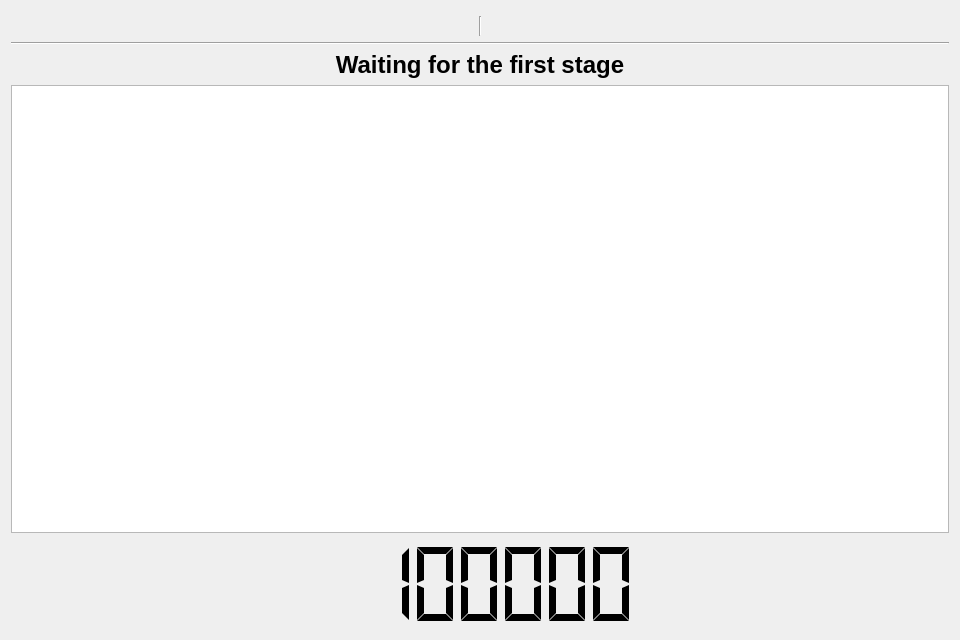
<?xml version="1.0" encoding="UTF-8"?>
<ui version="4.0">
 <class>ClockWindow</class>
 <widget class="QMainWindow" name="ClockWindow">
  <property name="geometry">
   <rect>
    <x>0</x>
    <y>0</y>
    <width>960</width>
    <height>640</height>
   </rect>
  </property>
  <property name="minimumSize">
   <size>
    <width>720</width>
    <height>405</height>
   </size>
  </property>
  <property name="windowTitle">
   <string>Fightclub Client Clock Window</string>
  </property>
  <property name="locale">
   <locale language="English" country="UnitedStates"/>
  </property>
  <widget class="QWidget" name="centralWidget">
   <layout class="QVBoxLayout" name="verticalLayout">
    <item>
     <spacer name="verticalSpacer">
      <property name="orientation">
       <enum>Qt::Vertical</enum>
      </property>
      <property name="sizeType">
       <enum>QSizePolicy::Fixed</enum>
      </property>
      <property name="sizeHint" stdset="0">
       <size>
        <width>20</width>
        <height>5</height>
       </size>
      </property>
     </spacer>
    </item>
    <item>
     <layout class="QHBoxLayout" name="horizontalLayout">
      <item>
       <widget class="QLabel" name="problabel">
        <property name="sizePolicy">
         <sizepolicy hsizetype="Ignored" vsizetype="Preferred">
          <horstretch>0</horstretch>
          <verstretch>0</verstretch>
         </sizepolicy>
        </property>
        <property name="font">
         <font>
          <pointsize>13</pointsize>
         </font>
        </property>
        <property name="text">
         <string>&lt;empty&gt;</string>
        </property>
        <property name="alignment">
         <set>Qt::AlignBottom|Qt::AlignLeading|Qt::AlignLeft</set>
        </property>
       </widget>
      </item>
      <item>
       <widget class="Line" name="line_2">
        <property name="sizePolicy">
         <sizepolicy hsizetype="Fixed" vsizetype="Preferred">
          <horstretch>0</horstretch>
          <verstretch>0</verstretch>
         </sizepolicy>
        </property>
        <property name="orientation">
         <enum>Qt::Vertical</enum>
        </property>
       </widget>
      </item>
      <item>
       <widget class="QLabel" name="perflabel">
        <property name="sizePolicy">
         <sizepolicy hsizetype="Ignored" vsizetype="Preferred">
          <horstretch>0</horstretch>
          <verstretch>0</verstretch>
         </sizepolicy>
        </property>
        <property name="font">
         <font>
          <pointsize>13</pointsize>
         </font>
        </property>
        <property name="frameShape">
         <enum>QFrame::NoFrame</enum>
        </property>
        <property name="text">
         <string>&lt;empty&gt;</string>
        </property>
        <property name="alignment">
         <set>Qt::AlignBottom|Qt::AlignRight|Qt::AlignTrailing</set>
        </property>
       </widget>
      </item>
     </layout>
    </item>
    <item>
     <widget class="Line" name="line">
      <property name="orientation">
       <enum>Qt::Horizontal</enum>
      </property>
     </widget>
    </item>
    <item>
     <widget class="QLabel" name="phaselabel">
      <property name="sizePolicy">
       <sizepolicy hsizetype="Minimum" vsizetype="Preferred">
        <horstretch>0</horstretch>
        <verstretch>0</verstretch>
       </sizepolicy>
      </property>
      <property name="font">
       <font>
        <pointsize>18</pointsize>
        <weight>75</weight>
        <bold>true</bold>
       </font>
      </property>
      <property name="text">
       <string>Waiting for the first stage</string>
      </property>
      <property name="alignment">
       <set>Qt::AlignCenter</set>
      </property>
      <property name="wordWrap">
       <bool>true</bool>
      </property>
     </widget>
    </item>
    <item>
     <widget class="ThemeClockWidget" name="clockwidget">
      <property name="sizePolicy">
       <sizepolicy hsizetype="Expanding" vsizetype="Expanding">
        <horstretch>0</horstretch>
        <verstretch>5</verstretch>
       </sizepolicy>
      </property>
      <property name="renderHints">
       <set>QPainter::Antialiasing|QPainter::SmoothPixmapTransform|QPainter::TextAntialiasing</set>
      </property>
     </widget>
    </item>
    <item>
     <widget class="QLCDNumber" name="lcdtimedisplay">
      <property name="sizePolicy">
       <sizepolicy hsizetype="Minimum" vsizetype="Minimum">
        <horstretch>1</horstretch>
        <verstretch>1</verstretch>
       </sizepolicy>
      </property>
      <property name="frameShape">
       <enum>QFrame::NoFrame</enum>
      </property>
      <property name="digitCount">
       <number>7</number>
      </property>
      <property name="segmentStyle">
       <enum>QLCDNumber::Flat</enum>
      </property>
      <property name="intValue" stdset="0">
       <number>8888888</number>
      </property>
     </widget>
    </item>
   </layout>
  </widget>
 </widget>
 <layoutdefault spacing="6" margin="11"/>
 <customwidgets>
  <customwidget>
   <class>ThemeClockWidget</class>
   <extends>QGraphicsView</extends>
   <header>themeclockwidget.h</header>
  </customwidget>
 </customwidgets>
 <resources/>
 <connections/>
</ui>
